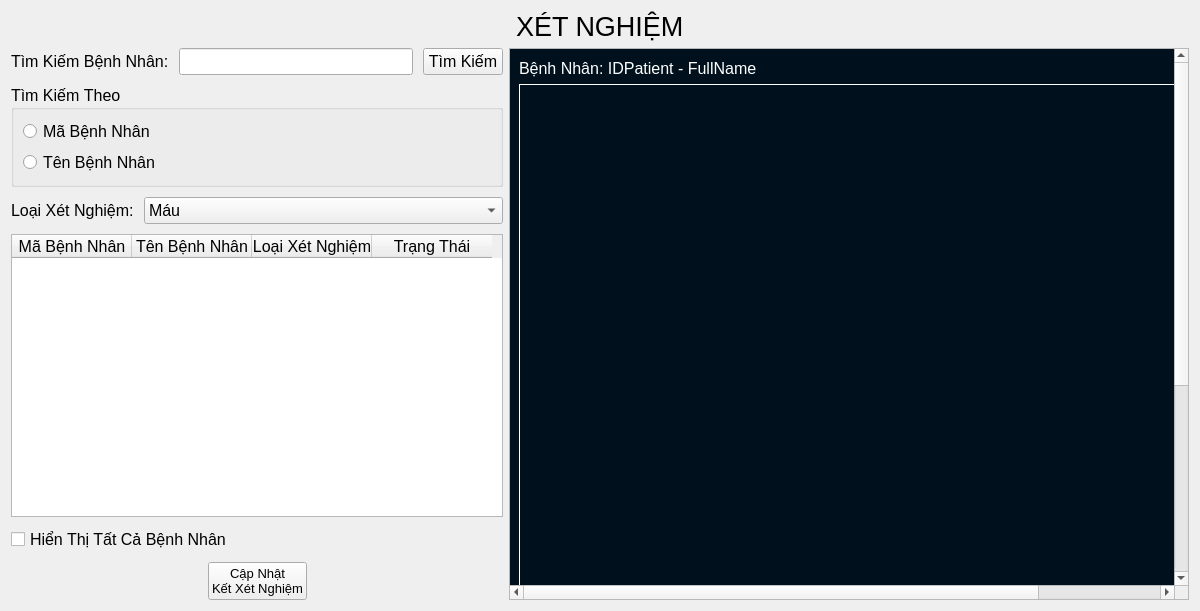
<?xml version="1.0" encoding="UTF-8"?>
<ui version="4.0">
 <class>Test</class>
 <widget class="QFrame" name="Test">
  <property name="geometry">
   <rect>
    <x>0</x>
    <y>0</y>
    <width>1200</width>
    <height>611</height>
   </rect>
  </property>
  <property name="font">
   <font>
    <pointsize>12</pointsize>
   </font>
  </property>
  <property name="windowTitle">
   <string>Frame</string>
  </property>
  <layout class="QVBoxLayout" name="verticalLayout_4">
   <item>
    <layout class="QHBoxLayout" name="horizontalLayout">
     <item>
      <spacer name="horizontalSpacer">
       <property name="orientation">
        <enum>Qt::Horizontal</enum>
       </property>
       <property name="sizeHint" stdset="0">
        <size>
         <width>40</width>
         <height>20</height>
        </size>
       </property>
      </spacer>
     </item>
     <item>
      <widget class="QLabel" name="label">
       <property name="font">
        <font>
         <pointsize>20</pointsize>
        </font>
       </property>
       <property name="text">
        <string>XÉT NGHIỆM</string>
       </property>
      </widget>
     </item>
     <item>
      <spacer name="horizontalSpacer_2">
       <property name="orientation">
        <enum>Qt::Horizontal</enum>
       </property>
       <property name="sizeHint" stdset="0">
        <size>
         <width>40</width>
         <height>20</height>
        </size>
       </property>
      </spacer>
     </item>
    </layout>
   </item>
   <item>
    <layout class="QHBoxLayout" name="horizontalLayout_5">
     <item>
      <layout class="QVBoxLayout" name="verticalLayout_2" stretch="0,1,0,7,0,0">
       <property name="spacing">
        <number>10</number>
       </property>
       <property name="sizeConstraint">
        <enum>QLayout::SetDefaultConstraint</enum>
       </property>
       <property name="leftMargin">
        <number>0</number>
       </property>
       <property name="topMargin">
        <number>0</number>
       </property>
       <property name="rightMargin">
        <number>0</number>
       </property>
       <property name="bottomMargin">
        <number>0</number>
       </property>
       <item>
        <layout class="QHBoxLayout" name="horizontalLayout_2">
         <item>
          <widget class="QLabel" name="label_5">
           <property name="font">
            <font>
             <pointsize>12</pointsize>
            </font>
           </property>
           <property name="text">
            <string>Tìm Kiếm Bệnh Nhân:</string>
           </property>
          </widget>
         </item>
         <item>
          <widget class="QLineEdit" name="txtSearch">
           <property name="font">
            <font>
             <pointsize>12</pointsize>
            </font>
           </property>
          </widget>
         </item>
         <item>
          <widget class="QPushButton" name="btSearch">
           <property name="font">
            <font>
             <pointsize>12</pointsize>
            </font>
           </property>
           <property name="cursor">
            <cursorShape>PointingHandCursor</cursorShape>
           </property>
           <property name="text">
            <string>Tìm Kiếm</string>
           </property>
          </widget>
         </item>
        </layout>
       </item>
       <item>
        <widget class="QGroupBox" name="groupBox">
         <property name="font">
          <font>
           <pointsize>12</pointsize>
           <kerning>false</kerning>
          </font>
         </property>
         <property name="title">
          <string>Tìm Kiếm Theo</string>
         </property>
         <layout class="QVBoxLayout" name="verticalLayout">
          <item>
           <widget class="QRadioButton" name="radioBTIDPatient">
            <property name="font">
             <font>
              <pointsize>12</pointsize>
              <strikeout>false</strikeout>
              <kerning>false</kerning>
             </font>
            </property>
            <property name="text">
             <string>Mã Bệnh Nhân</string>
            </property>
           </widget>
          </item>
          <item>
           <widget class="QRadioButton" name="radioBTFullName">
            <property name="font">
             <font>
              <pointsize>12</pointsize>
             </font>
            </property>
            <property name="text">
             <string>Tên Bệnh Nhân</string>
            </property>
           </widget>
          </item>
         </layout>
        </widget>
       </item>
       <item>
        <layout class="QHBoxLayout" name="horizontalLayout_3" stretch="0,9">
         <item>
          <widget class="QLabel" name="label_4">
           <property name="font">
            <font>
             <pointsize>12</pointsize>
            </font>
           </property>
           <property name="text">
            <string>Loại Xét Nghiệm:</string>
           </property>
          </widget>
         </item>
         <item>
          <widget class="QComboBox" name="comboTypeTest">
           <property name="font">
            <font>
             <pointsize>12</pointsize>
            </font>
           </property>
           <item>
            <property name="text">
             <string>Máu</string>
            </property>
           </item>
           <item>
            <property name="text">
             <string>Nước Tiểu</string>
            </property>
           </item>
           <item>
            <property name="text">
             <string>SARS - COV - 2</string>
            </property>
           </item>
           <item>
            <property name="text">
             <string>Sinh Thiết</string>
            </property>
           </item>
           <item>
            <property name="text">
             <string>CRP</string>
            </property>
           </item>
          </widget>
         </item>
        </layout>
       </item>
       <item>
        <widget class="QTableWidget" name="dataTabPatient">
         <property name="font">
          <font>
           <family>MS Shell Dlg 2</family>
           <pointsize>12</pointsize>
          </font>
         </property>
         <property name="sizeAdjustPolicy">
          <enum>QAbstractScrollArea::AdjustToContents</enum>
         </property>
         <attribute name="horizontalHeaderDefaultSectionSize">
          <number>120</number>
         </attribute>
         <column>
          <property name="text">
           <string>Mã Bệnh Nhân</string>
          </property>
         </column>
         <column>
          <property name="text">
           <string>Tên Bệnh Nhân</string>
          </property>
         </column>
         <column>
          <property name="text">
           <string>Loại Xét Nghiệm</string>
          </property>
         </column>
         <column>
          <property name="text">
           <string>Trạng Thái</string>
          </property>
         </column>
        </widget>
       </item>
       <item>
        <widget class="QCheckBox" name="checkAllPatient">
         <property name="font">
          <font>
           <pointsize>12</pointsize>
          </font>
         </property>
         <property name="text">
          <string>Hiển Thị Tất Cả Bệnh Nhân</string>
         </property>
        </widget>
       </item>
       <item>
        <layout class="QHBoxLayout" name="horizontalLayout_4">
         <item>
          <spacer name="horizontalSpacer_3">
           <property name="orientation">
            <enum>Qt::Horizontal</enum>
           </property>
           <property name="sizeHint" stdset="0">
            <size>
             <width>40</width>
             <height>20</height>
            </size>
           </property>
          </spacer>
         </item>
         <item>
          <widget class="QPushButton" name="btUpload">
           <property name="font">
            <font>
             <pointsize>10</pointsize>
            </font>
           </property>
           <property name="cursor">
            <cursorShape>PointingHandCursor</cursorShape>
           </property>
           <property name="text">
            <string>Cập Nhật
Kết Xét Nghiệm</string>
           </property>
          </widget>
         </item>
         <item>
          <spacer name="horizontalSpacer_4">
           <property name="orientation">
            <enum>Qt::Horizontal</enum>
           </property>
           <property name="sizeHint" stdset="0">
            <size>
             <width>40</width>
             <height>20</height>
            </size>
           </property>
          </spacer>
         </item>
        </layout>
       </item>
      </layout>
     </item>
     <item>
      <widget class="QScrollArea" name="scrollArea">
       <property name="widgetResizable">
        <bool>true</bool>
       </property>
       <widget class="QWidget" name="scrollAreaWidgetContents">
        <property name="geometry">
         <rect>
          <x>0</x>
          <y>0</y>
          <width>821</width>
          <height>844</height>
         </rect>
        </property>
        <property name="styleSheet">
         <string notr="true">background-color: #00111d;
	color: #000000;
	border-color: #000000;</string>
        </property>
        <layout class="QVBoxLayout" name="verticalLayout_3">
         <item>
          <widget class="QLabel" name="lbPatient">
           <property name="minimumSize">
            <size>
             <width>0</width>
             <height>20</height>
            </size>
           </property>
           <property name="maximumSize">
            <size>
             <width>16777215</width>
             <height>20</height>
            </size>
           </property>
           <property name="font">
            <font>
             <pointsize>12</pointsize>
            </font>
           </property>
           <property name="styleSheet">
            <string notr="true">QLabel
{
	background-color: transparent;
	color: #ffffff;

}


QLabel::disabled
{
	background-color: transparent;
	color: #656565;

}</string>
           </property>
           <property name="text">
            <string>Bệnh Nhân: IDPatient - FullName</string>
           </property>
          </widget>
         </item>
         <item>
          <widget class="QLabel" name="lbTestImg">
           <property name="minimumSize">
            <size>
             <width>803</width>
             <height>800</height>
            </size>
           </property>
           <property name="maximumSize">
            <size>
             <width>803</width>
             <height>800</height>
            </size>
           </property>
           <property name="styleSheet">
            <string notr="true">QLabel
{
	background-color: transparent;
	color: #ffffff;

}


QLabel::disabled
{
	background-color: transparent;
	color: #656565;

}</string>
           </property>
           <property name="frameShape">
            <enum>QFrame::Box</enum>
           </property>
           <property name="text">
            <string/>
           </property>
           <property name="alignment">
            <set>Qt::AlignLeading|Qt::AlignLeft|Qt::AlignTop</set>
           </property>
          </widget>
         </item>
        </layout>
       </widget>
      </widget>
     </item>
    </layout>
   </item>
  </layout>
 </widget>
 <resources/>
 <connections/>
</ui>
